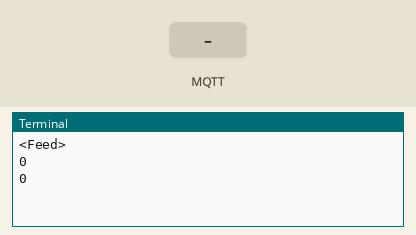
Recording of a program running on a simulated Raspberry Pi (BCM pin numbers). On the bench: the last lines printed to the terminal. The inputs (shaded band) are chosen by the test bench. Web requests get an empty 200 reply after 0.4 s.

Above: at 1.6 s.
1.7 s: MQTT message "on" arrives on the first subscribed topic
At 2.26 s:
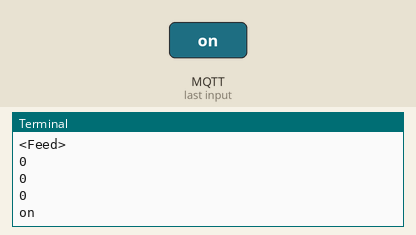
3.5 s: MQTT message "off" arrives on the first subscribed topic
At 3.86 s:
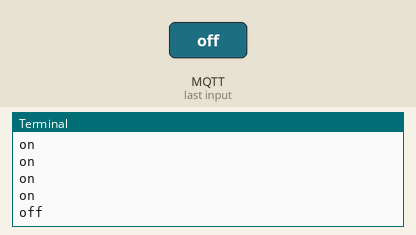

The program:

receivedatafromada.py
```python
from Adafruit_IO import *
ADAFRUIT_IO_USERNAME = "soumya1234"
ADAFRUIT_IO_KEY = "f59655943a284c748e2d6b9576cf691e"
aio=Client(ADAFRUIT_IO_USERNAME,ADAFRUIT_IO_KEY)
test=aio.feeds('led')
print(test)
while 1:
    data = aio.receive(test.key)
    print(data.value)
```

Measured:
- after the input at 1.7 s, the terminal: prints a new line after 0.30 s (image 1)
- after the input at 3.5 s, the terminal: prints a new line after 0.10 s (image 2)
